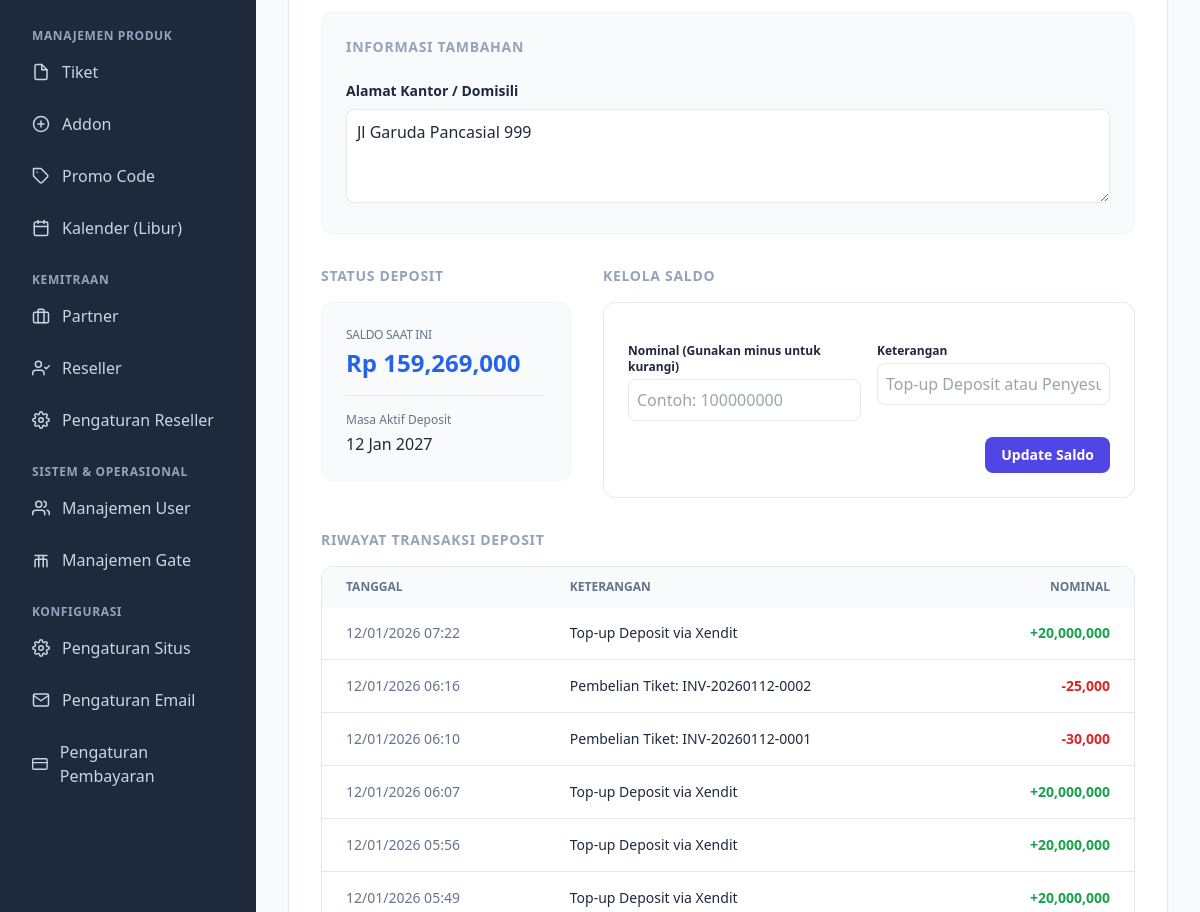
The page /dashboard/reseller/edit/3 (signed in, middle part) on the database as committed earlier.
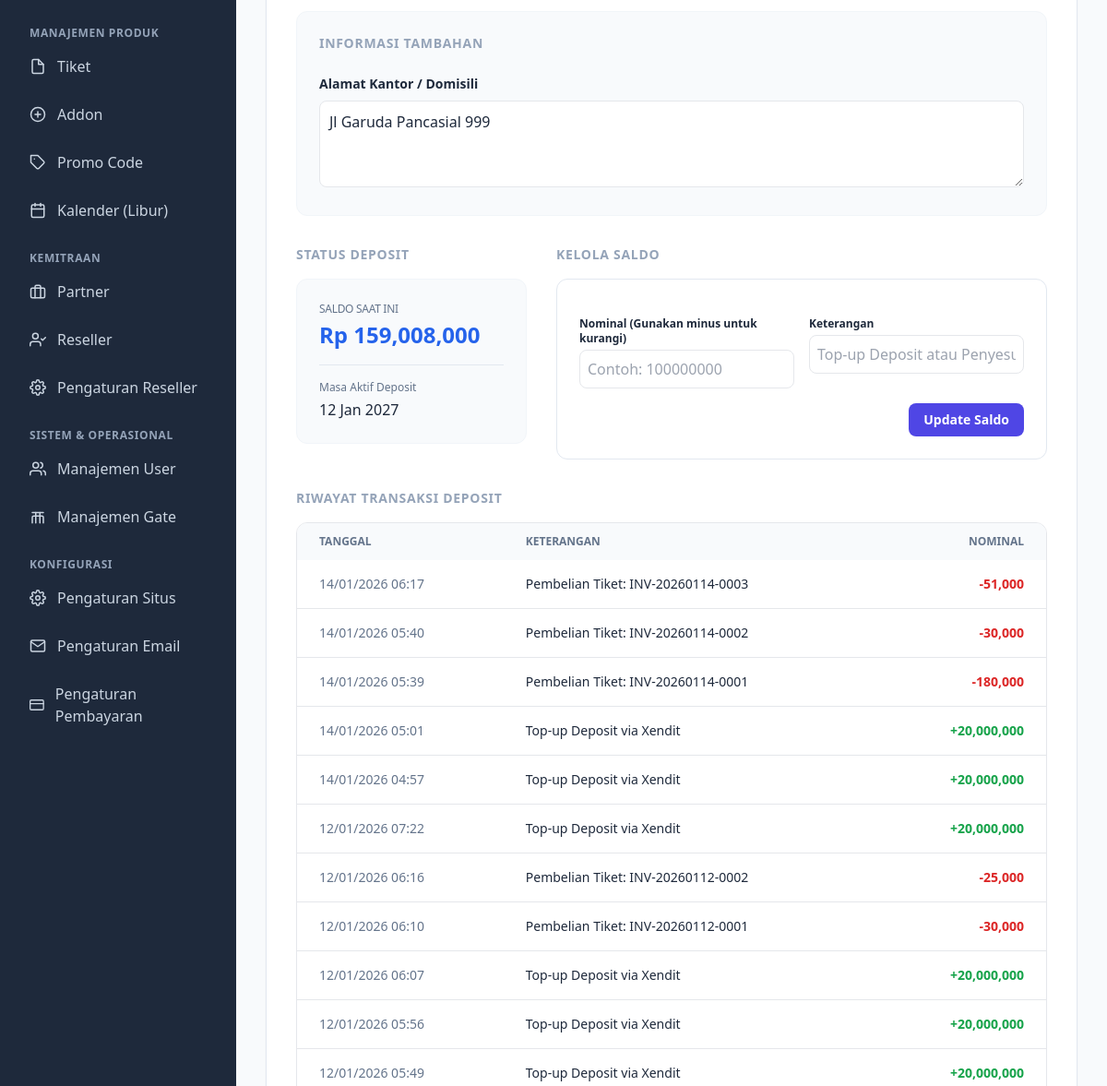
The same page on the database as committed later.
### app/models.py (models this page shows)
class User(db.Model):
    id = db.Column(db.Integer, primary_key=True)
    username = db.Column(db.String(50), unique=True, nullable=True)
    email = db.Column(db.String(100), unique=True, nullable=True)
    password = db.Column(db.String(200), nullable=False)
    name = db.Column(db.String(100))
    role = db.Column(db.String(20), default='admin')
    is_active = db.Column(db.Boolean, default=True)
    agency_name = db.Column(db.String(100))
    phone = db.Column(db.String(20))
    address = db.Column(db.Text)
    deposit_balance = db.Column(db.Integer, default=0)
    deposit_expires_at = db.Column(db.DateTime)

class DepositTransaction(db.Model):
    id = db.Column(db.Integer, primary_key=True)
    user_id = db.Column(db.Integer, db.ForeignKey('user.id'), nullable=False)
    amount = db.Column(db.Integer, nullable=False)  # Positive for top-up, negative for purchase
    transaction_type = db.Column(db.String(20), nullable=False)  # 'topup', 'purchase', 'adjustment'
    description = db.Column(db.String(200))
    external_id = db.Column(db.String(100), unique=True) # Unique ID for Xendit
    status = db.Column(db.String(20), default='completed') # 'pending', 'completed', 'failed', 'expired'
    xendit_invoice_id = db.Column(db.String(100))
    xendit_invoice_url = db.Column(db.String(255))
    created_at = db.Column(db.DateTime, default=datetime.utcnow)
    user = db.relationship('User', backref=db.backref('deposit_transactions', lazy=True))

### app/routes.py (the view, shortened to what this page needs)
@main.route('/dashboard/reseller/edit/<int:id>', methods=['GET', 'POST'])
def admin_edit_reseller(id):
    if not session.get('logged_in') or session.get('user_role') != 'admin': return redirect(url_for('main.login'))
    user = User.query.get_or_404(id)
    return render_template('admin/reseller_form.html', user=user, now=datetime.utcnow())

### app/templates/admin/reseller_form.html (shortened to what this page needs)
{% extends "admin_base.html" %}
{% block content %}
<div>
    <div
        class="bg-white dark:bg-slate-800 rounded-lg shadow-sm border border-slate-200 dark:border-slate-700 overflow-hidden p-8">
        <form id="profileForm"
                        action="{{ url_for('main.admin_edit_reseller', id=user.id) if user else url_for('main.admin_add_reseller') }}"
                        method="POST" class="space-y-8">
            <div class="bg-slate-50 dark:bg-slate-800/50 p-6 rounded-xl border border-slate-100 dark:border-slate-700">
                <h2 class="text-sm font-bold uppercase tracking-wider text-slate-400 mb-6">Informasi Tambahan</h2>
                <div>
                    <label class="block text-sm font-bold mb-2">Alamat Kantor / Domisili</label>
                    <textarea name="address" rows="3" placeholder="Alamat Lengkap"
                        class="w-full p-2.5 border rounded-lg bg-white dark:bg-slate-900 focus:ring-2 focus:ring-blue-500 outline-none dark:border-slate-600">{{ user.address if user else '' }}</textarea>
                </div>
            </div>
        </form>
        {% if user %}
        <div class="pt-8">
            <div class="grid grid-cols-1 lg:grid-cols-3 gap-8">
                <div class="space-y-4">
                    <h2 class="text-sm font-bold uppercase tracking-wider text-slate-400">Status Deposit</h2>
                    <div
                        class="bg-slate-50 dark:bg-slate-900 rounded-xl p-6 border border-slate-100 dark:border-slate-700">
                        <div class="text-xs text-slate-500 mb-1 uppercase tracking-tight">Saldo Saat Ini</div>
                        <div class="text-2xl font-bold text-blue-600">Rp {{ "{:,}".format(user.deposit_balance or 0)
                            }}</div>
                        <div class="mt-4 pt-4 border-t border-slate-200 dark:border-slate-800">
                            <div class="text-xs text-slate-500 mb-1">Masa Aktif Deposit</div>
                            <div
                                class="font-medium {% if user.deposit_expires_at and user.deposit_expires_at < now %}text-red-600{% endif %}">
                                {{ user.deposit_expires_at.strftime('%d %b %Y') if user.deposit_expires_at else
                                'Belum diatur' }}
                            </div>
                        </div>
                    </div>
                </div>
                <div class="space-y-4 lg:col-span-2">
                    <h2 class="text-sm font-bold uppercase tracking-wider text-slate-400">Kelola Saldo</h2>
                    <div
                        class="bg-white dark:bg-slate-900 border border-slate-200 dark:border-slate-700 rounded-xl p-6">
                        <form action="{{ url_for('main.admin_reseller_deposit', id=user.id) }}" method="POST"
                            class="space-y-4">
                            <div class="grid grid-cols-1 md:grid-cols-2 gap-4">
                                <div>
                                    <label class="block text-xs font-bold mb-1">Nominal (Gunakan minus untuk
                                        kurangi)</label>
                                    <input type="number" name="amount" placeholder="Contoh: 100000000"
                                        class="w-full p-2 border rounded-lg bg-transparent focus:ring-2 focus:ring-blue-500 outline-none dark:border-slate-600">
                                </div>
                                <div>
                                    <label class="block text-xs font-bold mb-1">Keterangan</label>
                                    <input type="text" name="description" placeholder="Top-up Deposit atau Penyesuaian"
                                        class="w-full p-2 border rounded-lg bg-transparent focus:ring-2 focus:ring-blue-500 outline-none dark:border-slate-600">
                                </div>
                            </div>
                            <div class="flex justify-end">
                                <button type="submit"
                                    formaction="{{ url_for('main.admin_reseller_deposit', id=user.id) }}"
                                    class="text-sm px-4 py-2 bg-indigo-600 text-white rounded-lg hover:bg-indigo-700 transition-colors font-bold">
                                    Update Saldo
                                </button>
                            </div>
                        </form>
                    </div>
                </div>
            </div>
            <div class="mt-8">
                <h2 class="text-sm font-bold uppercase tracking-wider text-slate-400 mb-4">Riwayat Transaksi Deposit
                </h2>
                <div class="overflow-x-auto border rounded-xl dark:border-slate-700">
                    <table class="w-full text-sm text-left">
                        <thead class="bg-slate-50 dark:bg-slate-900 text-slate-500 uppercase text-xs">
                            <tr>
                                <th class="px-6 py-3 font-bold">Tanggal</th>
                                <th class="px-6 py-3 font-bold">Keterangan</th>
                                <th class="px-6 py-3 font-bold text-right">Nominal</th>
                            </tr>
                        </thead>
                        <tbody class="divide-y dark:divide-slate-700">
                            {% for tx in user.deposit_transactions|sort(attribute='created_at', reverse=True) %}
                            <tr class="hover:bg-slate-50 dark:hover:bg-slate-800/50 transition-colors">
                                <td class="px-6 py-4 whitespace-nowrap text-slate-500">{{
                                    tx.created_at.strftime('%d/%m/%Y %H:%M') }}</td>
                                <td class="px-6 py-4 font-medium">{{ tx.description }}</td>
                                <td
                                    class="px-6 py-4 text-right font-bold {% if tx.amount > 0 %}text-green-600{% else %}text-red-600{% endif %}">
                                    {{ '+' if tx.amount > 0 }}{{ "{:,}".format(tx.amount) }}
                                </td>
                            </tr>
                            {% else %}
                            <tr>
                                <td colspan="3" class="px-6 py-8 text-center text-slate-400 italic">Belum ada
                                    riwayat transaksi.</td>
                            </tr>
                            {% endfor %}
                        </tbody>
                    </table>
                </div>
            </div>
        </div>
        {% endif %}
    </div>
</div>
{% endblock %}

### app/templates/admin_base.html (shortened to what this page needs)
<!doctype html>
<html lang="id">
<head>
    <script src="https://cdn.tailwindcss.com"></script>
    <link rel="stylesheet" href="https://cdn.jsdelivr.net/npm/flatpickr/dist/flatpickr.min.css">
    <link rel="stylesheet" href="{{ url_for('static', filename='css/style.css') }}">
</head>
<body class="bg-slate-100 dark:bg-slate-900 text-slate-800 dark:text-slate-100 flex h-screen overflow-hidden">
    <aside class="w-64 bg-slate-800 text-white flex-shrink-0 flex flex-col transition-all duration-300" id="sidebar">
        <nav class="flex-1 overflow-y-auto sidebar-scroll p-4 space-y-1">
            <a href="{{ url_for('main.admin_wristbands') }}"
                class="flex items-center gap-3 px-4 py-3 rounded-lg hover:bg-slate-700 transition-colors {% if 'wristbands' in request.endpoint %}bg-slate-700 text-white{% else %}text-slate-300{% endif %}">
            </a>
            <p class="px-4 pt-4 text-xs font-semibold text-slate-400 uppercase tracking-wider mb-2 mt-6">Manajemen Produk</p>
            <a href="{{ url_for('main.admin_tickets') }}"
                class="flex items-center gap-3 px-4 py-3 rounded-lg hover:bg-slate-700 transition-colors {% if 'tickets' in request.endpoint %}bg-slate-700 text-white{% else %}text-slate-300{% endif %}">
                <svg xmlns="http://www.w3.org/2000/svg" width="18" height="18" viewBox="0 0 24 24" fill="none"
                    stroke="currentColor" stroke-width="2" stroke-linecap="round" stroke-linejoin="round">
                    <path d="M13 2H6a2 2 0 0 0-2 2v16a2 2 0 0 0 2 2h12a2 2 0 0 0 2-2V9z"></path>
                    <polyline points="13 2 13 9 20 9"></polyline>
                </svg>
                Tiket
            </a>
            <a href="{{ url_for('main.admin_addons') }}"
                class="flex items-center gap-3 px-4 py-3 rounded-lg hover:bg-slate-700 transition-colors {% if 'addons' in request.endpoint %}bg-slate-700 text-white{% else %}text-slate-300{% endif %}">
                <svg xmlns="http://www.w3.org/2000/svg" width="18" height="18" viewBox="0 0 24 24" fill="none"
                    stroke="currentColor" stroke-width="2" stroke-linecap="round" stroke-linejoin="round">
                    <circle cx="12" cy="12" r="10"></circle>
                    <line x1="12" y1="8" x2="12" y2="16"></line>
                    <line x1="8" y1="12" x2="16" y2="12"></line>
                </svg>
                Addon
            </a>
            <a href="{{ url_for('main.admin_promos') }}"
                class="flex items-center gap-3 px-4 py-3 rounded-lg hover:bg-slate-700 transition-colors {% if 'promos' in request.endpoint %}bg-slate-700 text-white{% else %}text-slate-300{% endif %}">
                Promo Code
            </a>
            <a href="{{ url_for('main.admin_calendar') }}"
                class="flex items-center gap-3 px-4 py-3 rounded-lg hover:bg-slate-700 transition-colors {% if 'calendar' in request.endpoint %}bg-slate-700 text-white{% else %}text-slate-300{% endif %}">
                Kalender (Libur)
            </a>
            <p class="px-4 pt-4 text-xs font-semibold text-slate-400 uppercase tracking-wider mb-2 mt-6">Kemitraan</p>
            <a href="{{ url_for('main.admin_partners') }}"
                class="flex items-center gap-3 px-4 py-3 rounded-lg hover:bg-slate-700 transition-colors {% if 'partners' in request.endpoint %}bg-slate-700 text-white{% else %}text-slate-300{% endif %}">
                <svg xmlns="http://www.w3.org/2000/svg" width="18" height="18" viewBox="0 0 24 24" fill="none"
                    stroke="currentColor" stroke-width="2" stroke-linecap="round" stroke-linejoin="round">
                    <rect x="2" y="7" width="20" height="14" rx="2" ry="2"></rect>
                    <path d="M16 21V5a2 2 0 0 0-2-2h-4a2 2 0 0 0-2 2v16"></path>
                </svg>
                Partner
            </a>
            <a href="{{ url_for('main.admin_resellers') }}"
                class="flex items-center gap-3 px-4 py-3 rounded-lg hover:bg-slate-700 transition-colors {% if request.endpoint == 'main.admin_resellers' %}bg-slate-700 text-white{% else %}text-slate-300{% endif %}">
                Reseller
            </a>
            <a href="{{ url_for('main.admin_reseller_settings') }}"
                class="flex items-center gap-3 px-4 py-3 rounded-lg hover:bg-slate-700 transition-colors {% if request.endpoint == 'main.admin_reseller_settings' %}bg-slate-700 text-white{% else %}text-slate-300{% endif %}">
                Pengaturan Reseller
            </a>
            <p class="px-4 pt-4 text-xs font-semibold text-slate-400 uppercase tracking-wider mb-2 mt-6">Sistem & Operasional</p>
            <a href="{{ url_for('main.admin_users') }}"
                class="flex items-center gap-3 px-4 py-3 rounded-lg hover:bg-slate-700 transition-colors {% if request.endpoint == 'main.admin_users' and not request.args.get('role') %}bg-slate-700 text-white{% else %}text-slate-300{% endif %}">
                Manajemen User
            </a>
            <a href="{{ url_for('main.admin_gates') }}"
                class="flex items-center gap-3 px-4 py-3 rounded-lg hover:bg-slate-700 transition-colors {% if 'gates' in request.endpoint %}bg-slate-700 text-white{% else %}text-slate-300{% endif %}">
                Manajemen Gate
            </a>
            <p class="px-4 pt-4 text-xs font-semibold text-slate-400 uppercase tracking-wider mb-2 mt-6">Konfigurasi</p>
            <a href="{{ url_for('main.admin_settings') }}"
                class="flex items-center gap-3 px-4 py-3 rounded-lg hover:bg-slate-700 transition-colors {% if 'settings' in request.endpoint and 'email' not in request.endpoint and 'reseller' not in request.endpoint %}bg-slate-700 text-white{% else %}text-slate-300{% endif %}">
                Pengaturan Situs
            </a>
            <a href="{{ url_for('main.admin_email_settings') }}"
                class="flex items-center gap-3 px-4 py-3 rounded-lg hover:bg-slate-700 transition-colors {% if 'email' in request.endpoint %}bg-slate-700 text-white{% else %}text-slate-300{% endif %}">
                Pengaturan Email
            </a>
            <a href="{{ url_for('main.admin_payments') }}"
                class="flex items-center gap-3 px-4 py-3 rounded-lg hover:bg-slate-700 transition-colors {% if 'payments' in request.endpoint %}bg-slate-700 text-white{% else %}text-slate-300{% endif %}">
                <svg xmlns="http://www.w3.org/2000/svg" width="18" height="18" viewBox="0 0 24 24" fill="none"
                    stroke="currentColor" stroke-width="2" stroke-linecap="round" stroke-linejoin="round">
                    <rect x="1" y="4" width="22" height="16" rx="2" ry="2"></rect>
                    <line x1="1" y1="10" x2="23" y2="10"></line>
                </svg>
                Pengaturan Pembayaran
            </a>
        </nav>
    </aside>
    <main class="flex-1 flex flex-col h-screen overflow-hidden bg-slate-50 dark:bg-slate-900 relative">
        <div class="flex-1 overflow-y-auto p-4 md:p-8">
            {% block content %}{% endblock %}
        </div>
    </main>
</body>
</html>

### app/static/css/style.css (style rules this page uses)
:root { color-scheme: light dark; }

Rows that differ between the two databases and show on the page:
changed User "Jl Garuda Pancasial 999": deposit_balance "159,269,000" → "159,008,000"
added DepositTransaction: created_at "14/01/2026 06:17", description "Pembelian Tiket: INV-20260114-0003", amount "-51,000"
added DepositTransaction: created_at "14/01/2026 05:40", description "Pembelian Tiket: INV-20260114-0002", amount "-30,000"
added DepositTransaction: created_at "14/01/2026 05:39", description "Pembelian Tiket: INV-20260114-0001", amount "-180,000"
added DepositTransaction: created_at "14/01/2026 05:01", description "Top-up Deposit via Xendit", amount "+", amount "20,000,000"
added DepositTransaction: created_at "14/01/2026 04:57", description "Top-up Deposit via Xendit", amount "+", amount "20,000,000"
